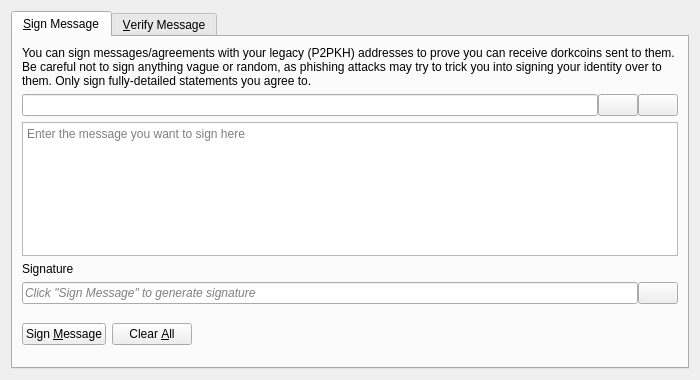
<?xml version="1.0" encoding="UTF-8"?>
<ui version="4.0">
 <class>SignVerifyMessageDialog</class>
 <widget class="QDialog" name="SignVerifyMessageDialog">
  <property name="geometry">
   <rect>
    <x>0</x>
    <y>0</y>
    <width>700</width>
    <height>380</height>
   </rect>
  </property>
  <property name="windowTitle">
   <string>Signatures - Sign / Verify a Message</string>
  </property>
  <property name="modal">
   <bool>true</bool>
  </property>
  <layout class="QVBoxLayout" name="verticalLayout">
   <item>
    <widget class="QTabWidget" name="tabWidget">
     <property name="currentIndex">
      <number>0</number>
     </property>
     <widget class="QWidget" name="tabSignMessage">
      <attribute name="title">
       <string>&amp;Sign Message</string>
      </attribute>
      <layout class="QVBoxLayout" name="verticalLayout_SM">
       <item>
        <widget class="QLabel" name="infoLabel_SM">
         <property name="text">
          <string>You can sign messages/agreements with your legacy (P2PKH) addresses to prove you can receive dorkcoins sent to them. Be careful not to sign anything vague or random, as phishing attacks may try to trick you into signing your identity over to them. Only sign fully-detailed statements you agree to.</string>
         </property>
         <property name="textFormat">
          <enum>Qt::PlainText</enum>
         </property>
         <property name="wordWrap">
          <bool>true</bool>
         </property>
        </widget>
       </item>
       <item>
        <layout class="QHBoxLayout" name="horizontalLayout_1_SM">
         <property name="spacing">
          <number>0</number>
         </property>
         <item>
          <widget class="QValidatedLineEdit" name="addressIn_SM">
           <property name="toolTip">
            <string>The Dorkcoin address to sign the message with</string>
           </property>
          </widget>
         </item>
         <item>
          <widget class="QPushButton" name="addressBookButton_SM">
           <property name="toolTip">
            <string>Choose previously used address</string>
           </property>
           <property name="text">
            <string/>
           </property>
           <property name="icon">
            <iconset resource="../bitcoin.qrc">
             <normaloff>:/icons/address-book</normaloff>:/icons/address-book</iconset>
           </property>
           <property name="shortcut">
            <string>Alt+A</string>
           </property>
           <property name="autoDefault">
            <bool>false</bool>
           </property>
          </widget>
         </item>
         <item>
          <widget class="QPushButton" name="pasteButton_SM">
           <property name="toolTip">
            <string>Paste address from clipboard</string>
           </property>
           <property name="text">
            <string/>
           </property>
           <property name="icon">
            <iconset resource="../bitcoin.qrc">
             <normaloff>:/icons/editpaste</normaloff>:/icons/editpaste</iconset>
           </property>
           <property name="shortcut">
            <string>Alt+P</string>
           </property>
           <property name="autoDefault">
            <bool>false</bool>
           </property>
          </widget>
         </item>
        </layout>
       </item>
       <item>
        <widget class="QPlainTextEdit" name="messageIn_SM">
         <property name="toolTip">
          <string>Enter the message you want to sign here</string>
         </property>
         <property name="placeholderText">
          <string>Enter the message you want to sign here</string>
         </property>
        </widget>
       </item>
       <item>
        <widget class="QLabel" name="signatureLabel_SM">
         <property name="text">
          <string>Signature</string>
         </property>
         <property name="textFormat">
          <enum>Qt::PlainText</enum>
         </property>
        </widget>
       </item>
       <item>
        <layout class="QHBoxLayout" name="horizontalLayout_2_SM">
         <property name="spacing">
          <number>0</number>
         </property>
         <item>
          <widget class="QLineEdit" name="signatureOut_SM">
           <property name="placeholderText">
            <string>Click "Sign Message" to generate signature</string>
           </property>
           <property name="font">
            <font>
             <italic>true</italic>
            </font>
           </property>
           <property name="readOnly">
            <bool>true</bool>
           </property>
          </widget>
         </item>
         <item>
          <widget class="QPushButton" name="copySignatureButton_SM">
           <property name="toolTip">
            <string>Copy the current signature to the system clipboard</string>
           </property>
           <property name="text">
            <string/>
           </property>
           <property name="icon">
            <iconset resource="../bitcoin.qrc">
             <normaloff>:/icons/editcopy</normaloff>:/icons/editcopy</iconset>
           </property>
           <property name="autoDefault">
            <bool>false</bool>
           </property>
          </widget>
         </item>
        </layout>
       </item>
       <item>
        <layout class="QHBoxLayout" name="horizontalLayout_3_SM">
         <item>
          <widget class="QPushButton" name="signMessageButton_SM">
           <property name="toolTip">
            <string>Sign the message to prove you own this Dorkcoin address</string>
           </property>
           <property name="text">
            <string>Sign &amp;Message</string>
           </property>
           <property name="icon">
            <iconset resource="../bitcoin.qrc">
             <normaloff>:/icons/edit</normaloff>:/icons/edit</iconset>
           </property>
           <property name="autoDefault">
            <bool>false</bool>
           </property>
          </widget>
         </item>
         <item>
          <widget class="QPushButton" name="clearButton_SM">
           <property name="toolTip">
            <string>Reset all sign message fields</string>
           </property>
           <property name="text">
            <string>Clear &amp;All</string>
           </property>
           <property name="icon">
            <iconset resource="../bitcoin.qrc">
             <normaloff>:/icons/remove</normaloff>:/icons/remove</iconset>
           </property>
           <property name="autoDefault">
            <bool>false</bool>
           </property>
          </widget>
         </item>
         <item>
          <spacer name="horizontalSpacer_1_SM">
           <property name="orientation">
            <enum>Qt::Horizontal</enum>
           </property>
           <property name="sizeHint" stdset="0">
            <size>
             <width>40</width>
             <height>48</height>
            </size>
           </property>
          </spacer>
         </item>
         <item>
          <widget class="QLabel" name="statusLabel_SM">
           <property name="font">
            <font>
             <weight>75</weight>
             <bold>true</bold>
            </font>
           </property>
           <property name="text">
            <string/>
           </property>
           <property name="wordWrap">
            <bool>true</bool>
           </property>
          </widget>
         </item>
         <item>
          <spacer name="horizontalSpacer_2_SM">
           <property name="orientation">
            <enum>Qt::Horizontal</enum>
           </property>
           <property name="sizeHint" stdset="0">
            <size>
             <width>40</width>
             <height>48</height>
            </size>
           </property>
          </spacer>
         </item>
        </layout>
       </item>
      </layout>
     </widget>
     <widget class="QWidget" name="tabVerifyMessage">
      <attribute name="title">
       <string>&amp;Verify Message</string>
      </attribute>
      <layout class="QVBoxLayout" name="verticalLayout_VM">
       <item>
        <widget class="QLabel" name="infoLabel_VM">
         <property name="text">
          <string>Enter the receiver's address, message (ensure you copy line breaks, spaces, tabs, etc. exactly) and signature below to verify the message. Be careful not to read more into the signature than what is in the signed message itself, to avoid being tricked by a man-in-the-middle attack. Note that this only proves the signing party receives with the address, it cannot prove sendership of any transaction!</string>
         </property>
         <property name="textFormat">
          <enum>Qt::PlainText</enum>
         </property>
         <property name="alignment">
          <set>Qt::AlignLeading|Qt::AlignLeft|Qt::AlignTop</set>
         </property>
         <property name="wordWrap">
          <bool>true</bool>
         </property>
        </widget>
       </item>
       <item>
        <layout class="QHBoxLayout" name="horizontalLayout_1_VM">
         <property name="spacing">
          <number>0</number>
         </property>
         <item>
          <widget class="QValidatedLineEdit" name="addressIn_VM">
           <property name="toolTip">
            <string>The Dorkcoin address the message was signed with</string>
           </property>
          </widget>
         </item>
         <item>
          <widget class="QPushButton" name="addressBookButton_VM">
           <property name="toolTip">
            <string>Choose previously used address</string>
           </property>
           <property name="text">
            <string/>
           </property>
           <property name="icon">
            <iconset resource="../bitcoin.qrc">
             <normaloff>:/icons/address-book</normaloff>:/icons/address-book</iconset>
           </property>
           <property name="shortcut">
            <string>Alt+A</string>
           </property>
           <property name="autoDefault">
            <bool>false</bool>
           </property>
          </widget>
         </item>
        </layout>
       </item>
       <item>
        <widget class="QPlainTextEdit" name="messageIn_VM">
          <property name="toolTip">
            <string>The signed message to verify</string>
          </property>
          <property name="placeholderText">
            <string>The signed message to verify</string>
          </property>
        </widget>
       </item>
       <item>
        <widget class="QValidatedLineEdit" name="signatureIn_VM">
          <property name="toolTip">
            <string>The signature given when the message was signed</string>
          </property>
          <property name="placeholderText">
            <string>The signature given when the message was signed</string>
          </property>
        </widget>
       </item>
       <item>
        <layout class="QHBoxLayout" name="horizontalLayout_2_VM">
         <item>
          <widget class="QPushButton" name="verifyMessageButton_VM">
           <property name="toolTip">
            <string>Verify the message to ensure it was signed with the specified Dorkcoin address</string>
           </property>
           <property name="text">
            <string>Verify &amp;Message</string>
           </property>
           <property name="icon">
            <iconset resource="../bitcoin.qrc">
             <normaloff>:/icons/transaction_0</normaloff>:/icons/transaction_0</iconset>
           </property>
           <property name="autoDefault">
            <bool>false</bool>
           </property>
          </widget>
         </item>
         <item>
          <widget class="QPushButton" name="clearButton_VM">
           <property name="toolTip">
            <string>Reset all verify message fields</string>
           </property>
           <property name="text">
            <string>Clear &amp;All</string>
           </property>
           <property name="icon">
            <iconset resource="../bitcoin.qrc">
             <normaloff>:/icons/remove</normaloff>:/icons/remove</iconset>
           </property>
           <property name="autoDefault">
            <bool>false</bool>
           </property>
          </widget>
         </item>
         <item>
          <spacer name="horizontalSpacer_1_VM">
           <property name="orientation">
            <enum>Qt::Horizontal</enum>
           </property>
           <property name="sizeHint" stdset="0">
            <size>
             <width>40</width>
             <height>48</height>
            </size>
           </property>
          </spacer>
         </item>
         <item>
          <widget class="QLabel" name="statusLabel_VM">
           <property name="font">
            <font>
             <weight>75</weight>
             <bold>true</bold>
            </font>
           </property>
           <property name="text">
            <string/>
           </property>
           <property name="wordWrap">
            <bool>true</bool>
           </property>
          </widget>
         </item>
         <item>
          <spacer name="horizontalSpacer_2_VM">
           <property name="orientation">
            <enum>Qt::Horizontal</enum>
           </property>
           <property name="sizeHint" stdset="0">
            <size>
             <width>40</width>
             <height>48</height>
            </size>
           </property>
          </spacer>
         </item>
        </layout>
       </item>
      </layout>
     </widget>
    </widget>
   </item>
  </layout>
 </widget>
 <customwidgets>
  <customwidget>
   <class>QValidatedLineEdit</class>
   <extends>QLineEdit</extends>
   <header>qt/qvalidatedlineedit.h</header>
  </customwidget>
 </customwidgets>
 <resources>
  <include location="../bitcoin.qrc"/>
 </resources>
 <connections/>
</ui>
